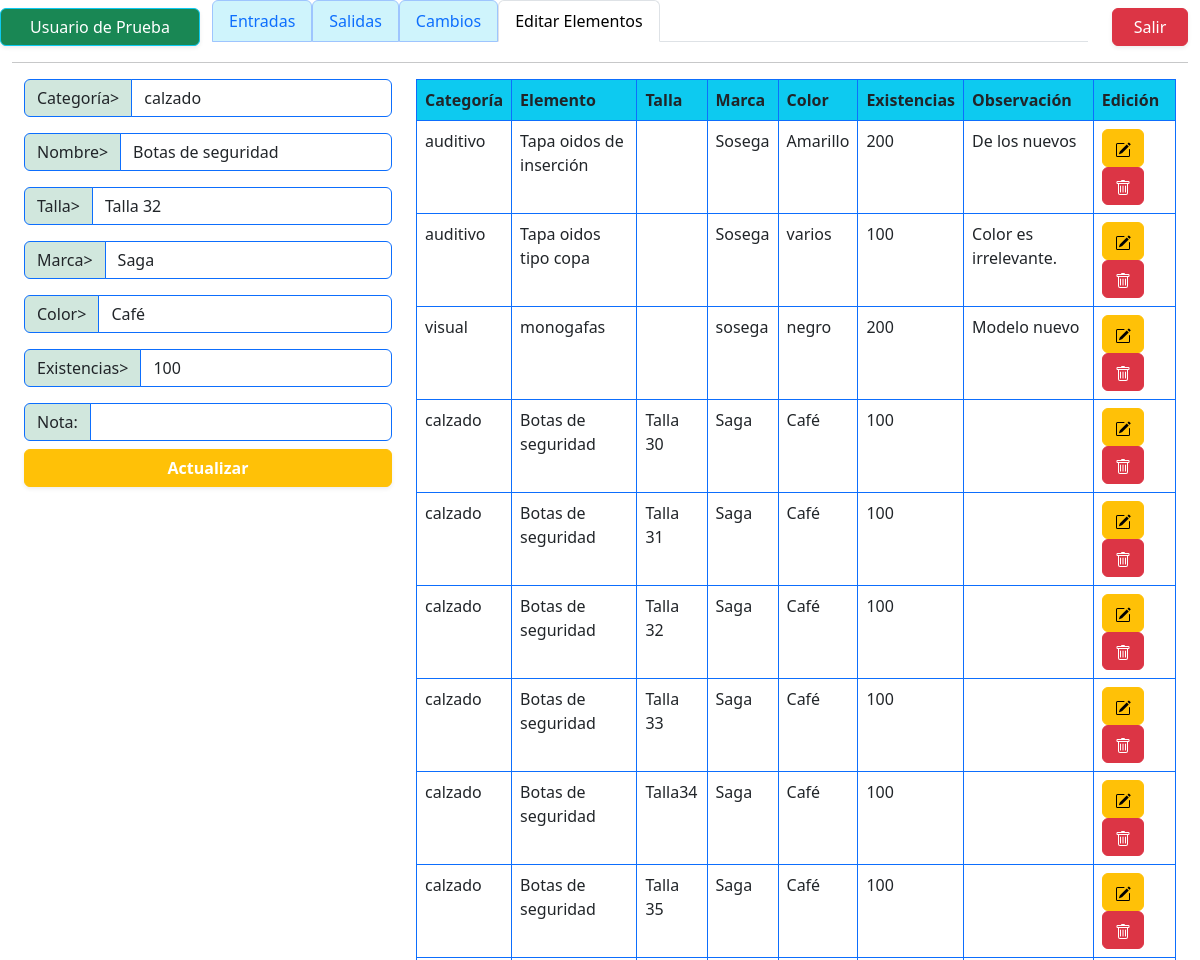
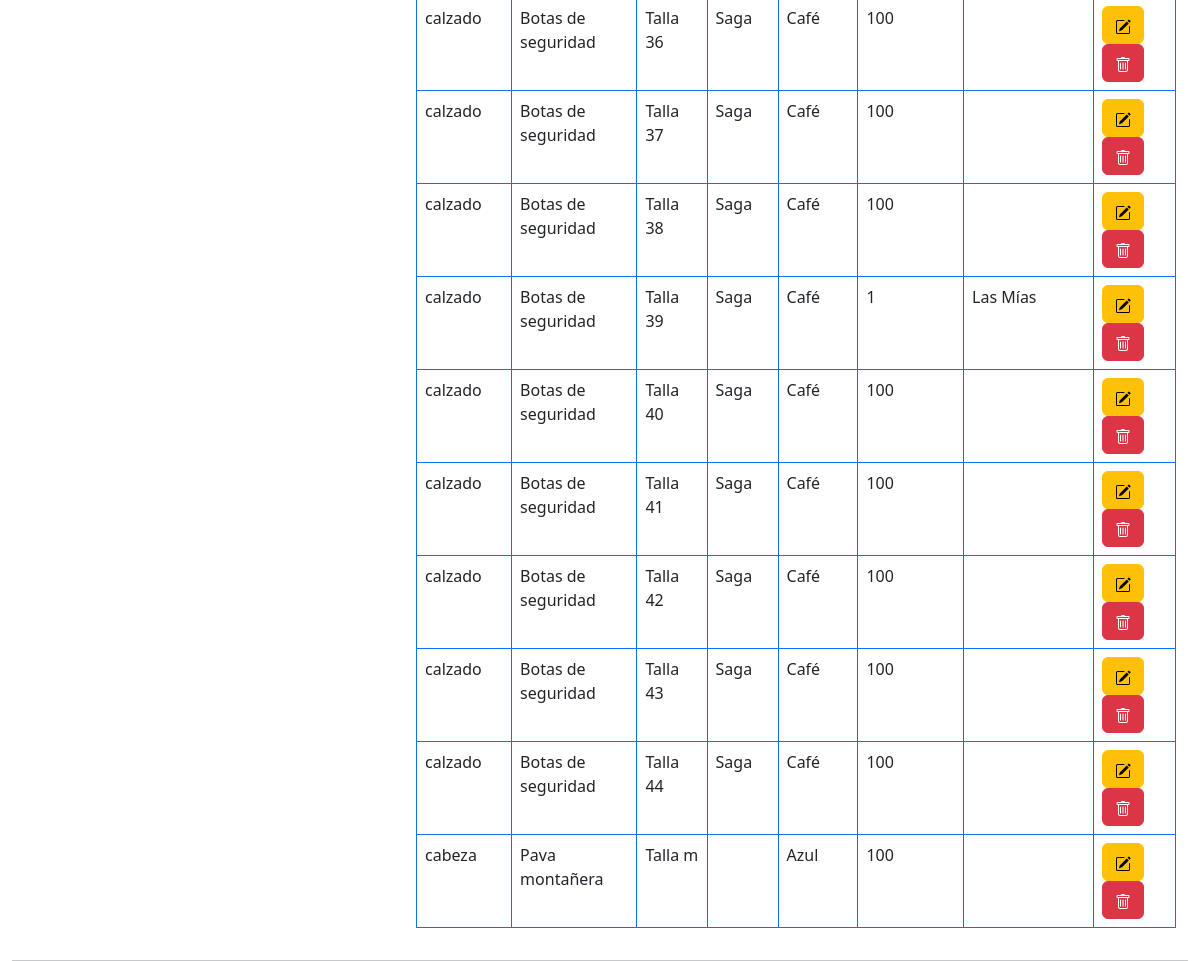
/views/modificarElementos.php?id=6 (signed in), run on an earlier commit of the app's database (2 pictures, top to bottom).
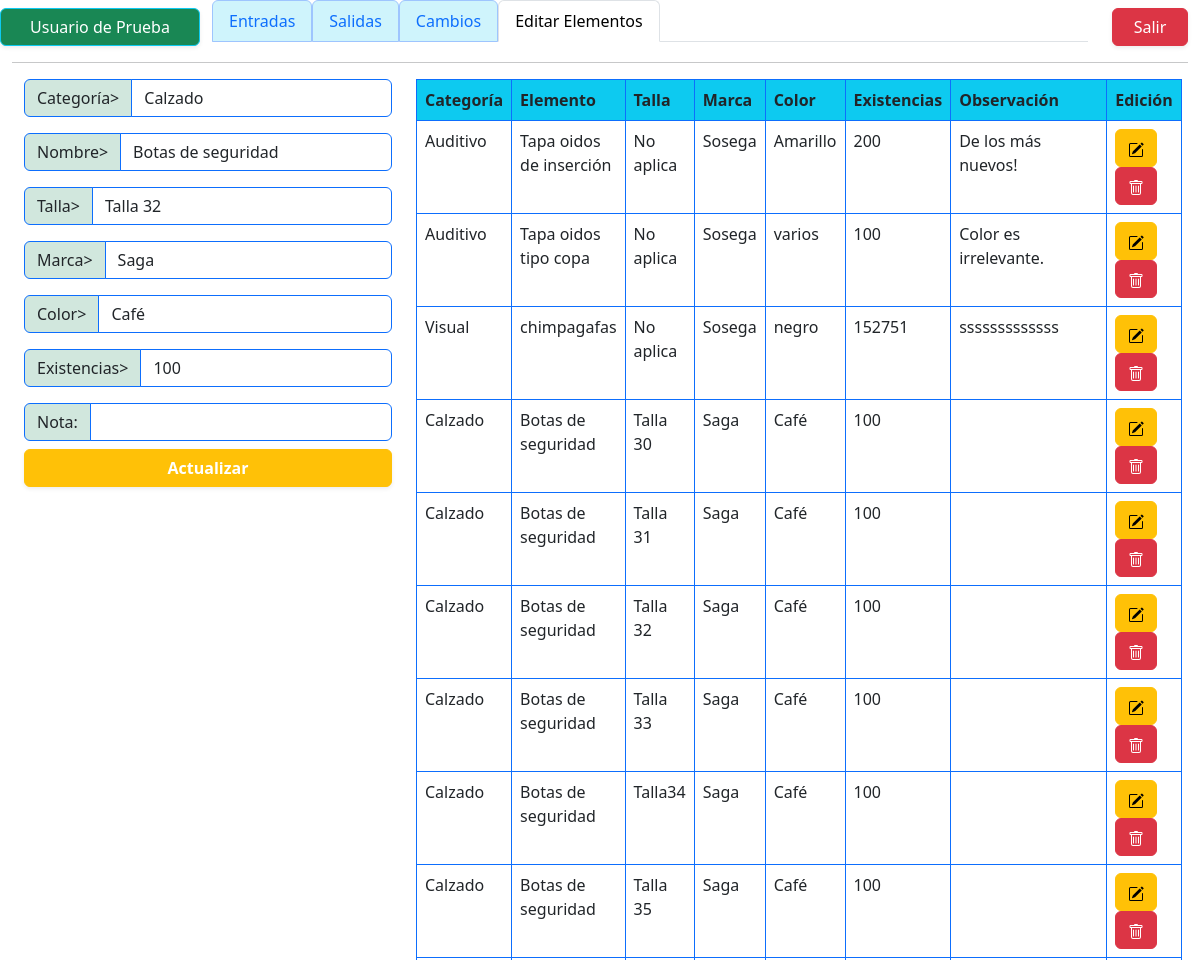
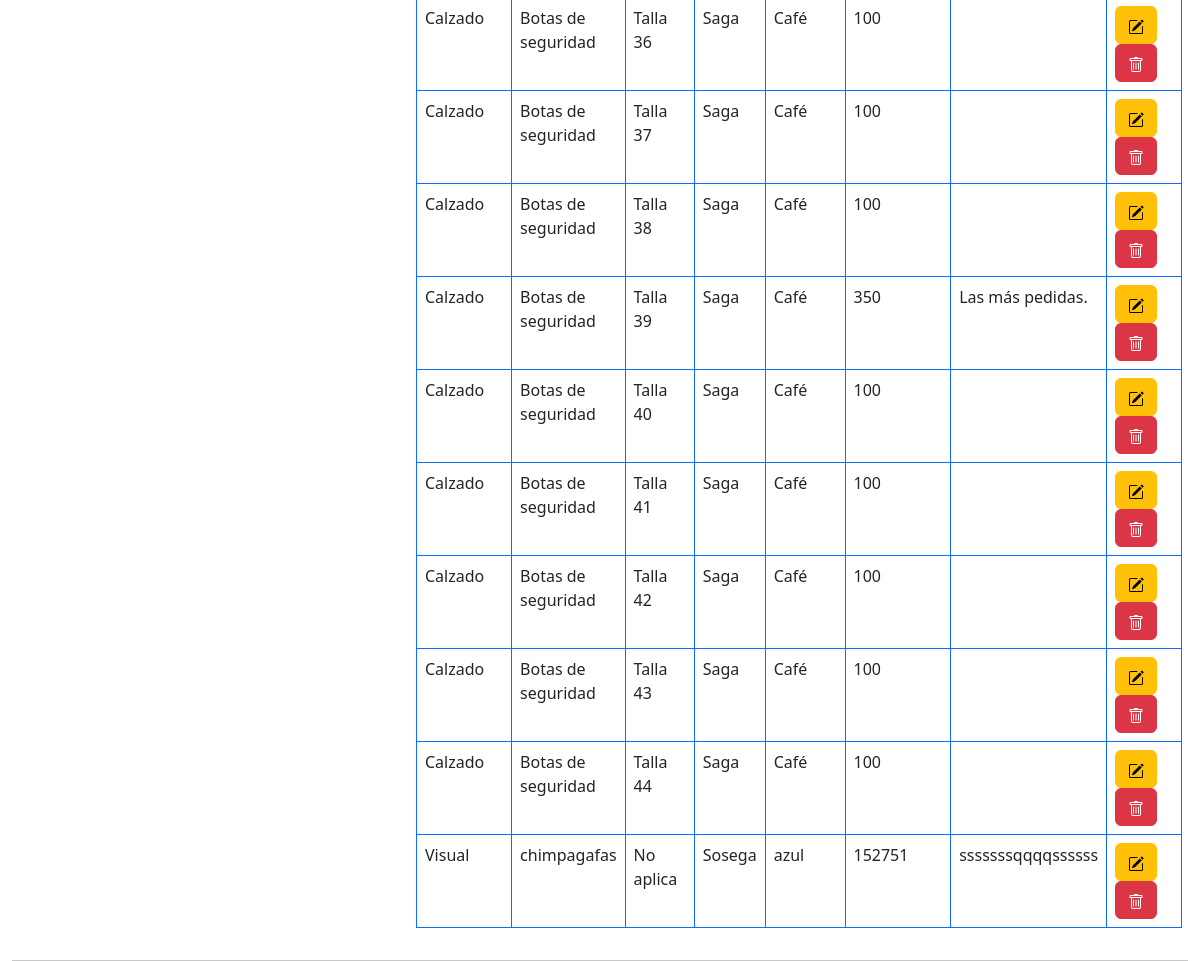
And on a later commit of the database (2 pictures, top to bottom).
### tables this page shows
CREATE TABLE `elementos` (
  `idElemento` int(11) NOT NULL,
  `fkCategoria` int(11) NOT NULL,
  `fkTalla` int(10) NOT NULL,
  `elemento` varchar(50) NOT NULL,
  `marca` varchar(50) NOT NULL,
  `color` varchar(10) NOT NULL,
  `existencias` int(10) NOT NULL,
  `observacion` varchar(500) NOT NULL
);

CREATE TABLE `categorias` (
  `idCategoria` int(11) NOT NULL,
  `nombreCat` varchar(15) NOT NULL
);

CREATE TABLE `tallas` (
  `idTalla` int(11) NOT NULL,
  `tallas` varchar(10) NOT NULL
);

### views/modificarElementos.php (the view, shortened to what this page needs)
<?php
	include ("../controllers/dbConection.php");
	$id= $_GET['id'];
	$sql= $conexion->query("SELECT * FROM elementos as e, categorias as c, tallas as t where e.fkCategoria=c.idCategoria AND e.fkTalla=t.idTalla AND idElemento= '$id'");
?>
<!DOCTYPE html>
<html lang="es">
<head>
  <link rel="stylesheet" href="../csss/bootstrap/css/bootstrap.min.css">
</head>
<body class="vh-100">
  <div class="container-fluid">
    <div class="row">
      <div class="col-2 btn border-info bg-success text-white mt-2 shadow-sm ">
        <?php
          echo $_SESSION["nombre"]
        ?>
      </div>
      <div class="col-9">
		    <ul class="nav nav-tabs">
          <li class="nav-item">
            <a class="nav-link nav-link border-primary-subtle bg-info-subtle" aria-current="page" href="entradas.php">Entradas</a>
          </li>
          <li class="nav-item">
            <a class="nav-link nav-link border-primary-subtle bg-info-subtle" href="salidas.php">Salidas</a>
          </li>
          <li class="nav-item">
            <a class="nav-link nav-link border-primary-subtle bg-info-subtle" href="cambios.php">Cambios</a>
          </li>
          <li class="nav-item">
            <p class="nav-link active">Editar Elementos</p>
          </li>
        </ul>
    	</div>
      <div class="col-1">
        <button class="btn btn-danger w-100 mt-2 shadow-sm "><a class="text-decoration-none text-white"
          href="../controllers/logout.php">Salir</a>
        </button>
      </div>
    </div>
    <hr>
  <div class="container-fluid">
	<div class="row">
    <div class="col-4">
      <form action="" method="post">
        <?php
        while($elmData= $sql->fetch_object()) { ?>
          <div class="input-group mb-3">
			      <span class="input-group-text bg-success-subtle border-primary" id="">Categoría></span>
			      <input select class="inputCat pe-5 form-control border-primary" id="inputCat" name="inputCat" value="<?= $elmData->nombreCat?>">
		      </div>
          <div class="input-group mb-3">
			      <span class="input-group-text bg-success-subtle border-primary" id="">Nombre></span>
			      <input select class="inputName pe-5 form-control border-primary" id="inputName" name="inputName" value="<?= $elmData->elemento?>">
		      </div>
          <div class="input-group mb-3">
			      <span class="input-group-text bg-success-subtle border-primary">Talla></span>
			      <input type="text" class="inputTalla form-control border-primary " id="inputTalla" name="inputTalla" value="<?= $elmData->tallas?>">
		      </div>
		      <div class="input-group mb-3">
			      <span class="input-group-text bg-success-subtle border-primary">Marca></span>
			      <input type="text" class="inputMarca form-control border-primary" id="inputMarca" name="inputMarca" value="<?= $elmData->marca?>">
		      </div>
          <div class="input-group mb-3">
			      <span class="input-group-text bg-success-subtle border-primary" id="">Color></span>
			      <input select class="inputColor pe-5 form-control border-primary" id="inputColor" name="inputColor" value="<?= $elmData->color?>">
		      </div>
          <div class="input-group mb-3">
			      <span class="input-group-text bg-success-subtle border-primary" id="">Existencias></span>
			      <input select class="inputExists pe-5 form-control border-primary" id="inputExists" name="inputExists" value="<?= $elmData->existencias?>">
		      </div>
		      <div class="input-group">
			      <span class="input-group-text bg-success-subtle border-primary">Nota:</span>
			      <input class="inputNota form-control form-control border-primary" id="inputNota" name="inputNota" value="<?= $elmData->observacion?>">
		      </div>
		      <div>
		        <input class="btn btn-warning text-white w-100 mt-2 fw-semibold shadow-sm mb-1"
		        name="btnUpd" type="submit" value="Actualizar">
          </div>
    <?php }
    ?>
  </form>
  </div>
	<div class="col-8">
		<table class="table table-bordered border-primary">
			<thead class="bg-info">
				<tr>
					<th scope="col">Categoría</th>
					<th scope="col">Elemento</th>
					<th scope="col">Talla</th>
					<th scope="col">Marca</th>
					<th scope="col">Color</th>
					<th scope="col">Existencias</th>
					<th scope="col">Observación</th>
					<th scope="col">Edición</th>
				</tr>
			</thead>
<tbody>
	<?php
		$sqlElm= $conexion->query("SELECT * FROM elementos as e, categorias as c, tallas as t where e.fkCategoria=c.idCategoria AND e.fkTalla=t.idTalla");
		while($tableData= $sqlElm->fetch_object()) {
			?>
			<tr>
				<td><?= $tableData->nombreCat?></td>
				<td><?= $tableData->elemento?></td>
				<td><?= $tableData->tallas?></td>
				<td><?= $tableData->marca?></td>
				<td><?= $tableData->color?></td>
				<td><?= $tableData->existencias?></td>
				<td><?= $tableData->observacion?></td>
				<td>
				<a class="btn btn-small btn-warning" name="btnEdit" href="modificarElementos.php?id=<?= $tableData->idElemento?>">
				</a>
				<a class="btn btn-small btn-danger" name="btnDelete" href="">
				</a>
				</td>
			</tr>
						<?php } ?>
					</tbody>
				</table>
			</div>
		</div>
	</div>
      </div>
</body>
</html>

What changed in the data, as far as the page shows it:
removed elementos: fkCategoria.nombreCat "cabeza", elemento "Pava montañera", fkTalla.tallas "Talla m", color "Azul", existencias "100"
changed through a linked row, elementos "Talla 32": inputCat "calzado" → "Calzado"; fkCategoria.nombreCat "calzado" → "Calzado"
changed elementos "Tapa oidos de inserción": fkCategoria.nombreCat "auditivo" → "Auditivo"; fkTalla.tallas (not shown) → "No aplica"; observacion "De los nuevos" → "De los más nuevos!"
changed through a linked row, elementos "Tapa oidos tipo copa": fkCategoria.nombreCat "auditivo" → "Auditivo"; fkTalla.tallas (not shown) → "No aplica"
changed elementos "negro": fkCategoria.nombreCat "visual" → "Visual"; elemento "monogafas" → "chimpagafas"; fkTalla.tallas (not shown) → "No aplica"; marca "sosega" → "Sosega"; existencias "200" → "152751"; observacion "Modelo nuevo" → "sssssssssssss"
changed through a linked row, elementos "Talla 30": fkCategoria.nombreCat "calzado" → "Calzado"
changed through a linked row, elementos "Talla 31": fkCategoria.nombreCat "calzado" → "Calzado"
changed through a linked row, elementos "Talla 33": fkCategoria.nombreCat "calzado" → "Calzado"
changed through a linked row, elementos "Talla34": fkCategoria.nombreCat "calzado" → "Calzado"
changed through a linked row, elementos "Talla 35": fkCategoria.nombreCat "calzado" → "Calzado"
changed through a linked row, elementos "Talla 36": fkCategoria.nombreCat "calzado" → "Calzado"
changed through a linked row, elementos "Talla 37": fkCategoria.nombreCat "calzado" → "Calzado"
changed through a linked row, elementos "Talla 38": fkCategoria.nombreCat "calzado" → "Calzado"
changed elementos "Talla 39": fkCategoria.nombreCat "calzado" → "Calzado"; existencias "1" → "350"; observacion "Las Mías" → "Las más pedidas."
changed through a linked row, elementos "Talla 40": fkCategoria.nombreCat "calzado" → "Calzado"
changed through a linked row, elementos "Talla 41": fkCategoria.nombreCat "calzado" → "Calzado"
changed through a linked row, elementos "Talla 42": fkCategoria.nombreCat "calzado" → "Calzado"
changed through a linked row, elementos "Talla 43": fkCategoria.nombreCat "calzado" → "Calzado"
changed through a linked row, elementos "Talla 44": fkCategoria.nombreCat "calzado" → "Calzado"
added elementos: fkCategoria.nombreCat "Visual", elemento "chimpagafas", fkTalla.tallas "No aplica", marca "Sosega", color "azul", existencias "152751", observacion "sssssssqqqqssssss"
